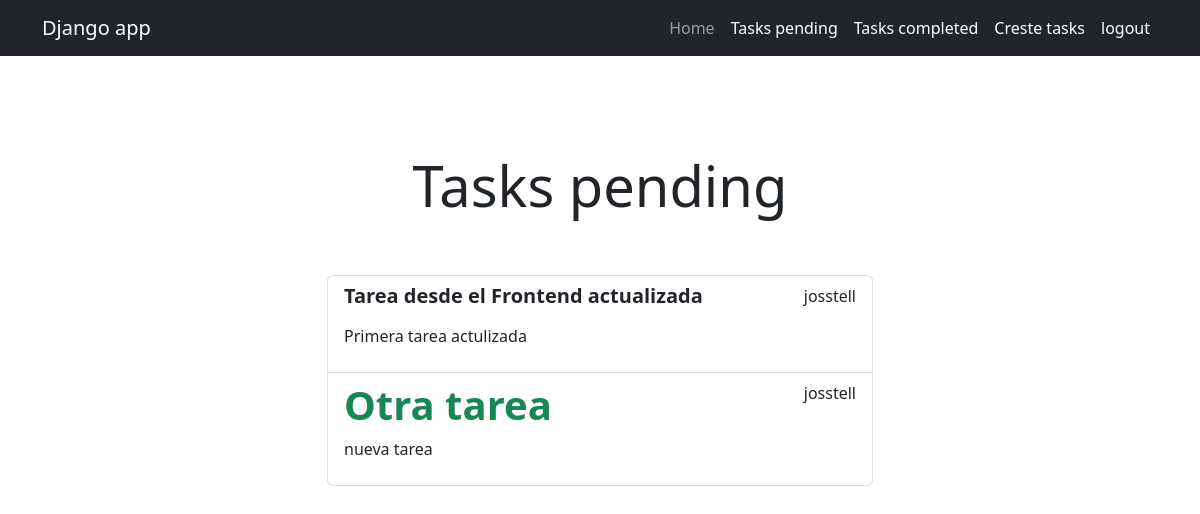
Page /tasks/ (signed in) on the committed database.
### tasks/models.py (models this page shows, shortened)
class Task(models.Model):
    title = models.CharField(max_length=100)
    description = models.TextField(blank=True)
    created = models.DateTimeField(auto_now_add=True)
    datecomplete = models.DateTimeField(null=True, blank=True)
    important = models.BooleanField(default=True)
    user = models.ForeignKey(User, on_delete=models.CASCADE)

### tasks/views.py (the view)
# urls.py: path('tasks/', views.tasks, name='tasks'),
@login_required
def tasks(request):
    tasks = Task.objects.filter(user=request.user, datecomplete__isnull=True)
    return render(request, 'tasks/tasks.html', {'tasks': tasks})

### tasks/templates/tasks/tasks.html (shortened to what this page needs)
{% extends "base/base.html" %}
{% block content %}
<main class="container mt-5">
  <div class="row">
    <div class="col-md-6 offset-md-3">
<h2 class="text-center display-4 py-5">Tasks pending</h2>
<ul class="list-group">
  {% for task in tasks %}
    <a class="list-group-item" href="{% url 'task_detail' task.id %}">
      <header class="d-flex justify-content-between" >
        {% if task.important %}
        <h1 class="fw-bold text-success">{{ task.title }}</h1>
        {% else %}
        <h5 class="fw-bold">{{ task.title }}</h5>
        {% endif %}
        <p>{{ task.user.username }}</p>
      </header>
      <p>{{ task.description }}</p>
    </a>
  {% endfor %}
</ul>
    </div>
  </div>
</main>
{% endblock %}

### rows in the picture
Task: title "Tarea desde el Frontend actualizada", user.username "josstell", description "Primera tarea actulizada"
Task: title "Otra tarea", user.username "josstell", description "nueva tarea"
